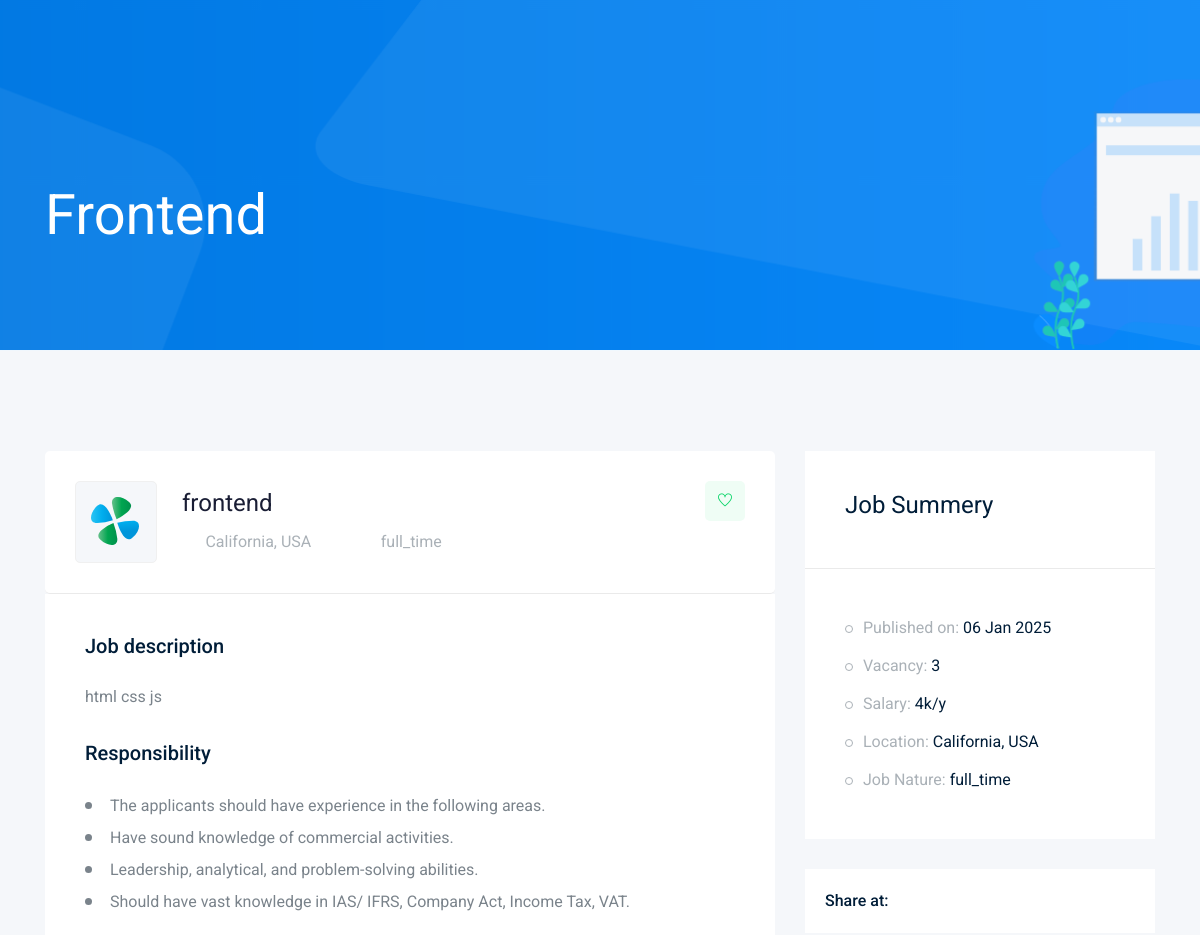
Before: /job/2 (upper part) with the older database file.
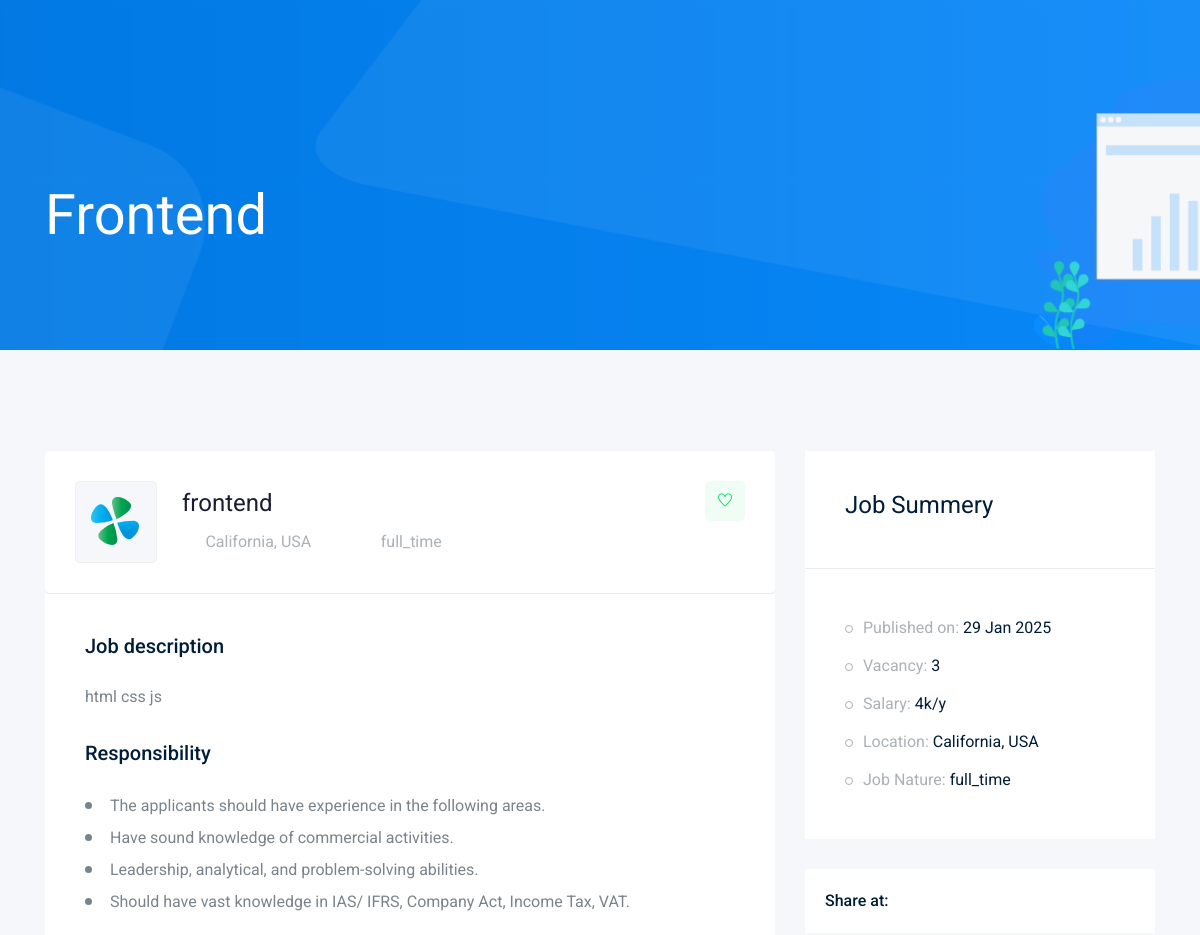
After: the same page with the newer database file.
### job/models.py (models this page shows, shortened)
class Job ( models.Model ) :
    title = models.CharField( max_length = 100 )
    job_tybe = models.CharField( max_length = 10 , choices = JOB_TYBE )
    discription = models.TextField( max_length = 1000 )
    published_it = models.DateTimeField( auto_now = True )
    vacansy  = models.IntegerField( default = 1 )
    salary  = models.IntegerField( default = 0 )
    expereince = models.IntegerField( default = 1 )
    category = models.ForeignKey( 'Category' , on_delete = models.CASCADE )
    img = models.ImageField( upload_to = upload_image )

### job/views.py (the view)
# urls.py: path('<int:id>' , views.job_detail , name = "job_detail" )
def job_detail( request , id ) :
    data = Job.objects.get( id = id )
    context = {
        'job' : data ,
    }
    return render( request , 'job/job_detial.html' , context )

### job/templates/job/job_detial.html (shortened to what the changed rows need)
{% load static %}
<!doctype html>
<html class="no-js" lang="zxx">
<head>
    <link rel="stylesheet" href="{% static 'css/bootstrap.min.css' %} ">
    <link rel="stylesheet" href="{% static 'css/owl.carousel.min.css'%}">
    <link rel="stylesheet" href="{% static 'css/magnific-popup.css'%}">
    <link rel="stylesheet" href="{% static 'css/font-awesome.min.css'%}">
    <link rel="stylesheet" href="{% static 'css/themify-icons.css'%}">
    <link rel="stylesheet" href="{% static 'css/nice-select.css'%}">
    <link rel="stylesheet" href="{% static 'css/flaticon.css'%}">
    <link rel="stylesheet" href="{% static 'css/gijgo.css'%}">
    <link rel="stylesheet" href="{% static 'css/animate.min.css'%}">
    <link rel="stylesheet" href="{% static 'css/slicknav.css'%}">
    <link rel="stylesheet" href="{% static 'css/style.css'%}">
</head>
<body>
     {% block body %}
    <div class="bradcam_area bradcam_bg_1">
        <div class="container">
            <div class="row">
                <div class="col-xl-12">
                    <div class="bradcam_text">
                        <h3>{{job.title}}</h3>
                    </div>
                </div>
            </div>
        </div>
    </div>
    <div class="job_details_area">
        <div class="container">
            <div class="row">
                <div class="col-lg-8">
                    <div class="job_details_header">
                        <div class="single_jobs white-bg d-flex justify-content-between">
                            <div class="jobs_left d-flex align-items-center">
                                <div class="jobs_conetent">
                                    <a href="#"><h4>{{job.title}}</h4></a>
                                    <div class="links_locat d-flex align-items-center">
                                        <div class="location">
                                            <p> <i class="fa fa-clock-o"></i>{{job.job_tybe}}</p>
                                        </div>
                                    </div>
                                </div>
                            </div>
                        </div>
                    </div>
                    <div class="descript_wrap white-bg">
                        <div class="single_wrap">
                            <h4>Job description</h4>
                            <p>{{ job.discription }}</p>
                        </div>
                    </div>
                </div>
                <div class="col-lg-4">
                    <div class="job_sumary">
                        <div class="job_content">
                            <ul>
                                <li>Published on: <span> {{job.published_it | date:'d M o'}}</span></li>
                                <li>Vacancy: <span>{{ job.vacansy }}</span></li>
                                <li>Salary: <span>{{job.salary}}k/y</span></li>
                                <li>Job Nature: <span>{{job.job_tybe}}</span></li>
                            </ul>
                        </div>
                    </div>
                    {% endblock body %}
                </div>
            </div>
        </div>
    </div>
</body>
</html>

Changed rows visible on the page:
changed Job "Frontend": published_it "06 Jan 2025" → "29 Jan 2025"
